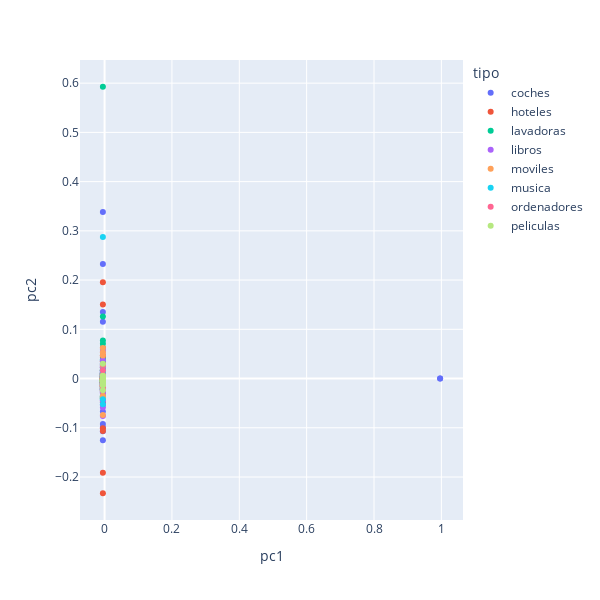

Notebook code cell kept with this figure:
### Code cell
X = StandardScaler().fit_transform(bow)
sigma = .001
kpca = KernelPCA(n_components=5, kernel='rbf', gamma=1/sigma)
bow_kpca = kpca.fit_transform(X)
proj = pd.DataFrame(bow_kpca,columns = ['pc1','pc2','pc3','pc4','pc5'])

kpca_bow = pd.DataFrame({'pc1': proj['pc1'], 'pc2': proj['pc2'], 'tipo': t_data['categoria'],
                       'clus':cl_pred})

fig = px.scatter(kpca_bow, x='pc1', y='pc2', hover_data=['tipo'], color = 'tipo')
fig.update_layout(
    autosize=False,
    width=600,
    height=600,
)
fig.show()

### Figure 1 — Plotly figure (JSON) as saved in the notebook; plotly's stock layout.template omitted (floating-point values rounded to 4 significant figures)
{"data": [{"customdata": [["coches"], ["coches"], ["coches"], ["coches"], ["coches"], ["coches"], ["coches"], ["coches"], ["coches"], ["coches"], ["coches"], ["coches"], ["coches"], ["coches"], ["coches"], ["coches"], ["coches"], ["coches"], ["coches"], ["coches"], ["coches"], ["coches"], ["coches"], ["coches"], ["coches"], ["coches"], ["coches"], ["coches"], ["coches"], ["coches"], ["coches"], ["coches"], ["coches"], ["coches"], ["coches"], ["coches"], ["coches"], ["coches"], ["coches"], ["coches"], ["coches"], ["coches"], ["coches"], ["coches"], ["coches"], ["coches"], ["coches"], ["coches"], ["coches"], ["coches"]], "hovertemplate": "tipo=%{customdata[0]}<br>pc1=%{x}<br>pc2=%{y}<extra></extra>", "legendgroup": "coches", "marker": {"color": "#636efa", "symbol": "circle"}, "mode": "markers", "name": "coches", "orientation": "v", "showlegend": true, "type": "scatter", "x": [-0.005006, -0.005006, -0.005006, -0.005006, -0.005006, -0.005006, -0.005006, -0.005006, -0.005006, -0.005006, -0.005006, -0.005006, -0.005006, -0.005006, -0.005006, -0.005006, -0.005006, -0.005006, -0.005006, -0.005006, -0.005006, 0.9962, -0.005006, -0.005006, -0.005006, -0.005006, -0.005006, -0.005006, -0.005006, -0.005006, -0.005006, -0.005006, -0.005006, -0.005006, -0.005006, 0.9962, -0.005006, -0.005006, -0.005006, -0.005006, -0.005006, -0.005006, -0.005006, -0.005006, -0.005006, -0.005006, -0.005006, -0.005006, -0.005006, -0.005006], "xaxis": "x", "y": [0.00099, 0.1155, -0.004734, -0.06677, 0.01438, 0.03411, -0.004572, -0.09235, 0.02522, -0.04831, -0.001575, 0.0006197, 0.1354, 0.3384, 0.005789, 0.01956, 0.003272, -0.02222, -0.02297, -0.01743, 0.01407, 1.11e-16, -0.005554, -0.01547, -0.107, -0.01455, -0.004802, 0.01144, -0.0281, -0.05381, 0.0279, 0.03125, 0.007137, 0.2328, -0.1256, 0, -0.01289, 0.01131, -0.002393, -0.01405, -0.0126, -0.008776, -0.005591, -0.00282, 0.003755, 0.01105, -0.006325, -0.001448, 0.0003608, -0.09886], "yaxis": "y"}, {"customdata": [["hoteles"], ["hoteles"], ["hoteles"], ["hoteles"], ["hoteles"], ["hoteles"], ["hoteles"], ["hoteles"], ["hoteles"], ["hoteles"], ["hoteles"], ["hoteles"], ["hoteles"], ["hoteles"], ["hoteles"], ["hoteles"], ["hoteles"], ["hoteles"], ["hoteles"], ["hoteles"], ["hoteles"], ["hoteles"], ["hoteles"], ["hoteles"], ["hoteles"], ["hoteles"], ["hoteles"], ["hoteles"], ["hoteles"], ["hoteles"], ["hoteles"], ["hoteles"], ["hoteles"], ["hoteles"], ["hoteles"], ["hoteles"], ["hoteles"], ["hoteles"], ["hoteles"], ["hoteles"], ["hoteles"], ["hoteles"], ["hoteles"], ["hoteles"], ["hoteles"], ["hoteles"], ["hoteles"], ["hoteles"], ["hoteles"], ["hoteles"]], "hovertemplate": "tipo=%{customdata[0]}<br>pc1=%{x}<br>pc2=%{y}<extra></extra>", "legendgroup": "hoteles", "marker": {"color": "#EF553B", "symbol": "circle"}, "mode": "markers", "name": "hoteles", "orientation": "v", "showlegend": true, "type": "scatter", "x": [-0.005006, -0.005006, -0.005006, -0.005006, -0.005006, -0.005006, -0.005006, -0.005006, -0.005006, -0.005006, -0.005006, -0.005006, -0.005006, -0.005006, -0.005006, -0.005006, -0.005006, -0.005006, -0.005006, -0.005006, -0.005006, -0.005006, -0.005006, -0.005006, -0.005006, -0.005006, -0.005006, -0.005006, -0.005006, -0.005006, -0.005006, -0.005006, -0.005006, -0.005006, -0.005006, -0.005006, -0.005006, -0.005006, -0.005006, -0.005006, -0.005006, -0.005006, -0.005006, -0.005006, -0.005006, -0.005006, -0.005006, -0.005006, -0.005006, -0.005006], "xaxis": "x", "y": [9.461e-05, -0.02045, -0.01122, 0.0339, -0.0009534, 0.01055, -0.001222, -0.0138, -0.004945, -0.101, -0.1068, -0.01326, -0.003602, 0.005358, 0.0006803, 0.00342, 0.06237, -0.01642, -0.0002309, -0.008063, -0.1915, -0.0144, 0.00622, -0.04709, 0.000637, 0.04704, 0.001874, -0.006739, -0.02724, -0.03724, -0.005921, -0.0167, -0.233, 0.01712, 0.03473, 0.1954, -0.003355, 0.02291, -0.01464, -0.004007, 0.04376, -0.001968, -0.01639, -0.006878, 0.008941, 0.01602, 0.1504, -0.02333, 0.01017, 0.0006968], "yaxis": "y"}, {"customdata": [["lavadoras"], ["lavadoras"], ["lavadoras"], ["lavadoras"], ["lavadoras"], ["lavadoras"], ["lavadoras"], ["lavadoras"], ["lavadoras"], ["lavadoras"], ["lavadoras"], ["lavadoras"], ["lavadoras"], ["lavadoras"], ["lavadoras"], ["lavadoras"], ["lavadoras"], ["lavadoras"], ["lavadoras"], ["lavadoras"], ["lavadoras"], ["lavadoras"], ["lavadoras"], ["lavadoras"], ["lavadoras"], ["lavadoras"], ["lavadoras"], ["lavadoras"], ["lavadoras"], ["lavadoras"], ["lavadoras"], ["lavadoras"], ["lavadoras"], ["lavadoras"], ["lavadoras"], ["lavadoras"], ["lavadoras"], ["lavadoras"], ["lavadoras"], ["lavadoras"], ["lavadoras"], ["lavadoras"], ["lavadoras"], ["lavadoras"], ["lavadoras"], ["lavadoras"], ["lavadoras"], ["lavadoras"], ["lavadoras"], ["lavadoras"]], "hovertemplate": "tipo=%{customdata[0]}<br>pc1=%{x}<br>pc2=%{y}<extra></extra>", "legendgroup": "lavadoras", "marker": {"color": "#00cc96", "symbol": "circle"}, "mode": "markers", "name": "lavadoras", "orientation": "v", "showlegend": true, "type": "scatter", "x": [-0.005006, -0.005006, -0.005006, -0.005006, -0.005006, -0.005006, -0.005006, -0.005006, -0.005006, -0.005006, -0.005006, -0.005006, -0.005006, -0.005006, -0.005006, -0.005006, -0.005006, -0.005006, -0.005006, -0.005006, -0.005006, -0.005006, -0.005006, -0.005006, -0.005006, -0.005006, -0.005006, -0.005006, -0.005006, -0.005006, -0.005006, -0.005006, -0.005006, -0.005006, -0.005006, -0.005006, -0.005006, -0.005006, -0.005006, -0.005006, -0.005006, -0.005006, -0.005006, -0.005006, -0.005006, -0.005006, -0.005006, -0.005006, -0.005006, -0.005006], "xaxis": "x", "y": [0.0007278, -0.03817, 0.5927, 0.03893, 0.1262, -0.02037, 0.07058, -0.008233, -0.02346, -0.002116, -0.04111, -0.04148, -0.00847, -0.01119, 0.007394, -0.02188, 0.02165, -0.0205, 0.07707, -0.03622, 0.01069, -0.01049, 0.003196, 0.01747, 0.005546, -0.01051, 0.03638, -0.004403, -0.008792, -0.04099, 0.02819, -0.0353, -0.007528, -0.01711, -0.004862, -0.0254, 0.008553, -0.01907, -0.006968, -0.005425, -0.03943, -0.005858, 0.00167, -0.002946, 0.01681, -0.002268, 0.001921, 0.01223, -0.001818, 0.001372], "yaxis": "y"}, {"customdata": [["libros"], ["libros"], ["libros"], ["libros"], ["libros"], ["libros"], ["libros"], ["libros"], ["libros"], ["libros"], ["libros"], ["libros"], ["libros"], ["libros"], ["libros"], ["libros"], ["libros"], ["libros"], ["libros"], ["libros"], ["libros"], ["libros"], ["libros"], ["libros"], ["libros"], ["libros"], ["libros"], ["libros"], ["libros"], ["libros"], ["libros"], ["libros"], ["libros"], ["libros"], ["libros"], ["libros"], ["libros"], ["libros"], ["libros"], ["libros"], ["libros"], ["libros"], ["libros"], ["libros"], ["libros"], ["libros"], ["libros"], ["libros"], ["libros"], ["libros"]], "hovertemplate": "tipo=%{customdata[0]}<br>pc1=%{x}<br>pc2=%{y}<extra></extra>", "legendgroup": "libros", "marker": {"color": "#ab63fa", "symbol": "circle"}, "mode": "markers", "name": "libros", "orientation": "v", "showlegend": true, "type": "scatter", "x": [-0.005006, -0.005006, -0.005006, -0.005006, -0.005006, -0.005006, -0.005006, -0.005006, -0.005006, -0.005006, -0.005006, -0.005006, -0.005006, -0.005006, -0.005006, -0.005006, -0.005006, -0.005006, -0.005006, -0.005006, -0.005006, -0.005006, -0.005006, -0.005006, -0.005006, -0.005006, -0.005006, -0.005006, -0.005006, -0.005006, -0.005006, -0.005006, -0.005006, -0.005006, -0.005006, -0.005006, -0.005006, -0.005006, -0.005006, -0.005006, -0.005006, -0.005006, -0.005006, -0.005006, -0.005006, -0.005006, -0.005006, -0.005006, -0.005006, -0.005006], "xaxis": "x", "y": [0.00234, 0.05849, 0.02269, 0.009586, 0.05459, -0.006135, 0.001257, -0.01054, 0.002941, -0.04481, 0.00707, -0.00543, -0.002728, -0.02566, 0.01043, -2.212e-05, -0.01168, 0.02441, -0.01233, -0.008826, -0.0004384, 0.003422, -0.007288, -0.01026, -0.000417, 0.007169, -0.0223, -0.007408, 0.001379, -0.05887, 0.03726, -0.03954, -0.002766, -0.02179, 0.01607, 0.01329, -0.00407, -0.005113, -0.07616, -0.0171, -0.003804, -0.005248, -0.0443, 0.0008435, -7.622e-05, 0.008063, 0.001521, -0.005401, -0.03017, 0.001639], "yaxis": "y"}, {"customdata": [["moviles"], ["moviles"], ["moviles"], ["moviles"], ["moviles"], ["moviles"], ["moviles"], ["moviles"], ["moviles"], ["moviles"], ["moviles"], ["moviles"], ["moviles"], ["moviles"], ["moviles"], ["moviles"], ["moviles"], ["moviles"], ["moviles"], ["moviles"], ["moviles"], ["moviles"], ["moviles"], ["moviles"], ["moviles"], ["moviles"], ["moviles"], ["moviles"], ["moviles"], ["moviles"], ["moviles"], ["moviles"], ["moviles"], ["moviles"], ["moviles"], ["moviles"], ["moviles"], ["moviles"], ["moviles"], ["moviles"], ["moviles"], ["moviles"], ["moviles"], ["moviles"], ["moviles"], ["moviles"], ["moviles"], ["moviles"], ["moviles"], ["moviles"]], "hovertemplate": "tipo=%{customdata[0]}<br>pc1=%{x}<br>pc2=%{y}<extra></extra>", "legendgroup": "moviles", "marker": {"color": "#FFA15A", "symbol": "circle"}, "mode": "markers", "name": "moviles", "orientation": "v", "showlegend": true, "type": "scatter", "x": [-0.005006, -0.005006, -0.005006, -0.005006, -0.005006, -0.005006, -0.005006, -0.005006, -0.005006, -0.005006, -0.005006, -0.005006, -0.005006, -0.005006, -0.005006, -0.005006, -0.005006, -0.005006, -0.005006, -0.005006, -0.005006, -0.005006, -0.005006, -0.005006, -0.005006, -0.005006, -0.005006, -0.005006, -0.005006, -0.005006, -0.005006, -0.005006, -0.005006, -0.005006, -0.005006, -0.005006, -0.005006, -0.005006, -0.005006, -0.005006, -0.005006, -0.005006, -0.005006, -0.005006, -0.005006, -0.005006, -0.005006, -0.005006, -0.005006, -0.005006], "xaxis": "x", "y": [0.05323, -0.009858, -0.003465, 0.002163, -0.004565, -0.03493, -0.0007186, -0.007951, -0.07384, -0.01527, -0.01267, 0.005242, -0.005693, 0.008224, 0.006525, -0.01345, -0.01857, -0.004713, -0.001446, 0.001095, 0.003749, -0.009899, -0.009504, -0.005334, -0.003469, 0.01153, -0.003447, 0.004643, -0.006028, -0.001417, 0.02668, 0.007397, -0.003189, -0.008227, 0.06206, -0.01647, 0.009808, -0.006105, 0.00337, -0.0387, -0.006554, 0.005512, -0.01583, 0.006495, 0.04657, 0.004381, -0.001143, -0.002826, 0.004547, -0.001088], "yaxis": "y"}, {"customdata": [["musica"], ["musica"], ["musica"], ["musica"], ["musica"], ["musica"], ["musica"], ["musica"], ["musica"], ["musica"], ["musica"], ["musica"], ["musica"], ["musica"], ["musica"], ["musica"], ["musica"], ["musica"], ["musica"], ["musica"], ["musica"], ["musica"], ["musica"], ["musica"], ["musica"], ["musica"], ["musica"], ["musica"], ["musica"], ["musica"], ["musica"], ["musica"], ["musica"], ["musica"], ["musica"], ["musica"], ["musica"], ["musica"], ["musica"], ["musica"], ["musica"], ["musica"], ["musica"], ["musica"], ["musica"], ["musica"], ["musica"], ["musica"], ["musica"], ["musica"]], "hovertemplate": "tipo=%{customdata[0]}<br>pc1=%{x}<br>pc2=%{y}<extra></extra>", "legendgroup": "musica", "marker": {"color": "#19d3f3", "symbol": "circle"}, "mode": "markers", "name": "musica", "orientation": "v", "showlegend": true, "type": "scatter", "x": [-0.005006, -0.005006, -0.005006, -0.005006, -0.005006, -0.005006, -0.005006, -0.005006, -0.005006, -0.005006, -0.005006, -0.005006, -0.005006, -0.005006, -0.005006, -0.005006, -0.005006, -0.005006, -0.005006, -0.005006, -0.005006, -0.005006, -0.005006, -0.005006, -0.005006, -0.005006, -0.005006, -0.005006, -0.005006, -0.005006, -0.005006, -0.005006, -0.005006, -0.005006, -0.005006, -0.005006, -0.005006, -0.005006, -0.005006, -0.005006, -0.005006, -0.005006, -0.005006, -0.005006, -0.005006, -0.005006, -0.005006, -0.005006, -0.005006, -0.005006], "xaxis": "x", "y": [-0.003573, -0.0009483, 0.004882, 0.2877, 0.009465, 0.0003211, -0.05217, -0.001275, -0.008905, 0.01705, -0.00382, -0.001636, 0.008113, 0.004286, -0.002807, -0.01099, -0.002525, 0.008863, 0.002045, -0.007534, -0.006039, 0.002816, -0.005585, -0.005611, -0.005247, 0.001136, -0.008678, -0.002825, -0.01812, -0.002728, -0.009829, -0.00395, 0.004316, -0.002877, -0.01182, -0.003969, -0.008383, -0.004031, -0.002098, -0.006282, 0.006139, 0.003926, 0.004191, 0.003797, -0.01629, -0.004731, -0.04192, 0.004793, -0.005068, 0.001446], "yaxis": "y"}, {"customdata": [["ordenadores"], ["ordenadores"], ["ordenadores"], ["ordenadores"], ["ordenadores"], ["ordenadores"], ["ordenadores"], ["ordenadores"], ["ordenadores"], ["ordenadores"], ["ordenadores"], ["ordenadores"], ["ordenadores"], ["ordenadores"], ["ordenadores"], ["ordenadores"], ["ordenadores"], ["ordenadores"], ["ordenadores"], ["ordenadores"], ["ordenadores"], ["ordenadores"], ["ordenadores"], ["ordenadores"], ["ordenadores"], ["ordenadores"], ["ordenadores"], ["ordenadores"], ["ordenadores"], ["ordenadores"], ["ordenadores"], ["ordenadores"], ["ordenadores"], ["ordenadores"], ["ordenadores"], ["ordenadores"], ["ordenadores"], ["ordenadores"], ["ordenadores"], ["ordenadores"], ["ordenadores"], ["ordenadores"], ["ordenadores"], ["ordenadores"], ["ordenadores"], ["ordenadores"], ["ordenadores"], ["ordenadores"], ["ordenadores"], ["ordenadores"]], "hovertemplate": "tipo=%{customdata[0]}<br>pc1=%{x}<br>pc2=%{y}<extra></extra>", "legendgroup": "ordenadores", "marker": {"color": "#FF6692", "symbol": "circle"}, "mode": "markers", "name": "ordenadores", "orientation": "v", "showlegend": true, "type": "scatter", "x": [-0.005006, -0.005006, -0.005006, -0.005006, -0.005006, -0.005006, -0.005006, -0.005006, -0.005006, -0.005006, -0.005006, -0.005006, -0.005006, -0.005006, -0.005006, -0.005006, -0.005006, -0.005006, -0.005006, -0.005006, -0.005006, -0.005006, -0.005006, -0.005006, -0.005006, -0.005006, -0.005006, -0.005006, -0.005006, -0.005006, -0.005006, -0.005006, -0.005006, -0.005006, -0.005006, -0.005006, -0.005006, -0.005006, -0.005006, -0.005006, -0.005006, -0.005006, -0.005006, -0.005006, -0.005006, -0.005006, -0.005006, -0.005006, -0.005006, -0.005006], "xaxis": "x", "y": [-0.006761, -0.001411, 0.007761, -0.002375, -0.02378, -2.937e-05, -0.001294, -0.008153, -0.02275, 0.002765, -0.004804, -0.01254, 0.0005742, 0.001206, -0.004249, -0.008645, -0.01921, -0.00294, 0.005217, 0.0004199, -0.019, -0.01378, 0.004453, 0.003464, -0.01058, 0.0004176, -0.003368, 0.01657, -0.01913, -0.000455, -0.002455, -0.009987, -0.007368, -0.001001, -0.005015, -0.008291, -0.000777, -0.0004518, 0.003234, 0.000489, -0.003638, -0.00219, 0.02799, -0.009568, 0.003444, -0.0007453, -0.0008636, -0.002718, -0.0009218, 0.001749], "yaxis": "y"}, {"customdata": [["peliculas"], ["peliculas"], ["peliculas"], ["peliculas"], ["peliculas"], ["peliculas"], ["peliculas"], ["peliculas"], ["peliculas"], ["peliculas"], ["peliculas"], ["peliculas"], ["peliculas"], ["peliculas"], ["peliculas"], ["peliculas"], ["peliculas"], ["peliculas"], ["peliculas"], ["peliculas"], ["peliculas"], ["peliculas"], ["peliculas"], ["peliculas"], ["peliculas"], ["peliculas"], ["peliculas"], ["peliculas"], ["peliculas"], ["peliculas"], ["peliculas"], ["peliculas"], ["peliculas"], ["peliculas"], ["peliculas"], ["peliculas"], ["peliculas"], ["peliculas"], ["peliculas"], ["peliculas"], ["peliculas"], ["peliculas"], ["peliculas"], ["peliculas"], ["peliculas"], ["peliculas"], ["peliculas"], ["peliculas"], ["peliculas"], ["peliculas"]], "hovertemplate": "tipo=%{customdata[0]}<br>pc1=%{x}<br>pc2=%{y}<extra></extra>", "legendgroup": "peliculas", "marker": {"color": "#B6E880", "symbol": "circle"}, "mode": "markers", "name": "peliculas", "orientation": "v", "showlegend": true, "type": "scatter", "x": [-0.005006, -0.005006, -0.005006, -0.005006, -0.005006, -0.005006, -0.005006, -0.005006, -0.005006, -0.005006, -0.005006, -0.005006, -0.005006, -0.005006, -0.005006, -0.005006, -0.005006, -0.005006, -0.005006, -0.005006, -0.005006, -0.005006, -0.005006, -0.005006, -0.005006, -0.005006, -0.005006, -0.005006, -0.005006, -0.005006, -0.005006, -0.005006, -0.005006, -0.005006, -0.005006, -0.005006, -0.005006, -0.005006, -0.005006, -0.005006, -0.005006, -0.005006, -0.005006, -0.005006, -0.005006, -0.005006, -0.005006, -0.005006, -0.005006, -0.005006], "xaxis": "x", "y": [0.00419, -0.004469, -0.003489, 0.005045, -0.004967, -0.005281, 0.001984, -0.002058, 8.238e-05, -0.01296, 0.02982, 0.002537, -0.002576, -0.005052, -0.02388, -0.005114, -0.00507, -0.01081, -0.00905, -0.003693, -0.01285, -0.005284, -0.00551, -0.0001297, -0.001498, -0.0022, -0.006433, 0.005646, -0.0002834, -0.001507, -0.003932, -0.001953, -0.01301, -0.002966, -0.003496, -0.003145, -0.006355, 0.0007975, -0.004289, -0.006779, -0.004914, -0.01092, -0.002793, -0.001732, -0.0009853, -0.01019, -0.002444, -0.004863, -0.006759, -0.006049], "yaxis": "y"}], "layout": {"autosize": false, "height": 600, "legend": {"title": {"text": "tipo"}, "tracegroupgap": 0}, "margin": {"t": 60}, "width": 600, "xaxis": {"anchor": "y", "domain": [0, 1], "title": {"text": "pc1"}}, "yaxis": {"anchor": "x", "domain": [0, 1], "title": {"text": "pc2"}}}}
